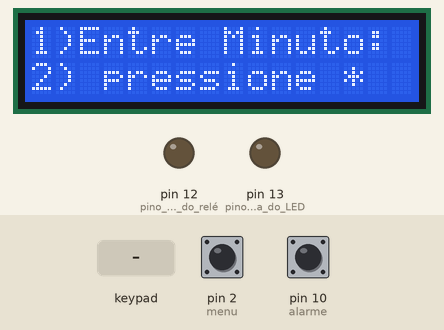
Recording of a sketch running on a simulated Arduino Uno, built with avr-gcc and run on an emulated ATmega328P. Shown: 16×2 character LCD, output pins drawn as LEDs (lit = HIGH). Inputs (shaded band) come from the test bench; at power-on: pin 2 (menu) HIGH, pin 10 (alarme) HIGH. The local clock reads 2024-03-15 10:24:30 at power-on unless the sketch sets it.

Above: at 9.4 s.
9.5 s: keypad keys 3 4 5 6 * pressed 0.4 s apart
At 13.3 s:
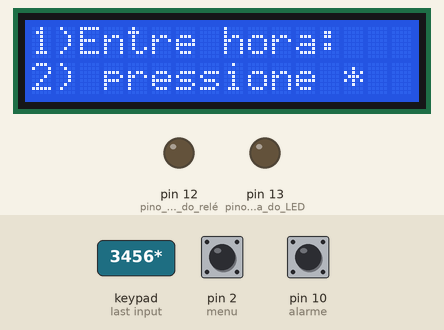
13.6 s: keypad keys 7 8 9 * pressed 0.4 s apart
At 16.2 s:
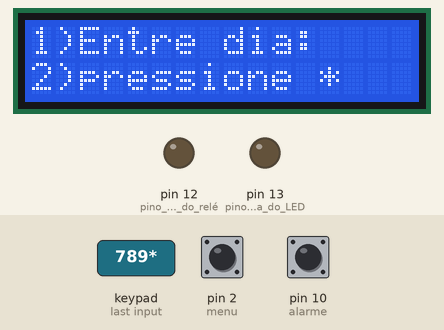
17.3 s: keypad keys 1 3 9 7 * pressed 0.4 s apart
At 20.5 s:
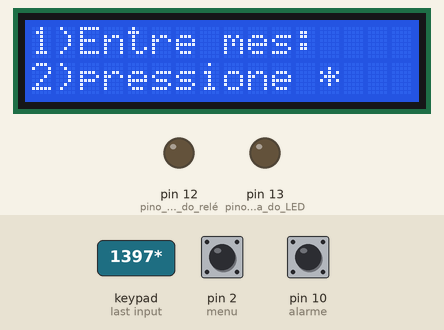
21.4 s: keypad keys 3 4 5 6 * pressed 0.4 s apart
At 24.9 s:
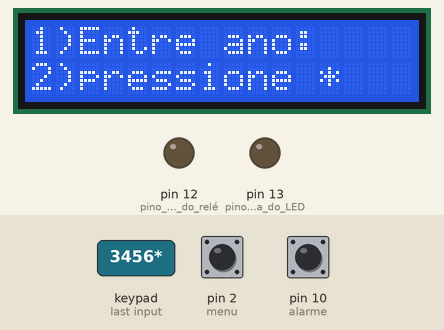
25.5 s: keypad keys 7 8 9 * pressed 0.4 s apart
At 29.0 s:
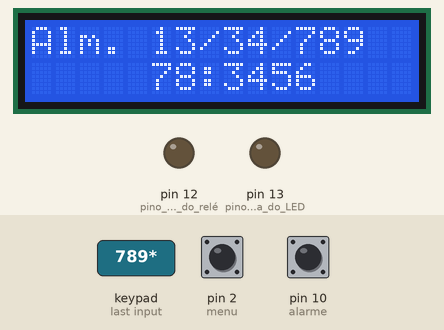
Timing chart, 0 to 30.5 s (numbered marks = the images above; inputs shaded):
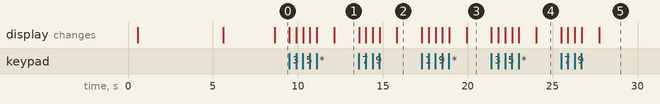

The sketch:

relogio_temporizador.ino
```cpp
#include <LiquidCrystal_I2C.h>
#include <Wire.h>
#include "RTClib.h"
#include <Keypad.h>

const byte ROWS = 4; //define as 3 linhas do teclado
const byte COLS = 3; //define as 4 colunas do teclado
char keys[ROWS][COLS] = {
    {'1','2','3'},
    {'4','5','6'},
    {'7','8','9'},
    {'*','0','#'}
};

byte rowPins[ROWS] = {3,4,5,6}; //conecta os pinos das linhas do teclado
byte colPins[COLS] = {7,8,9};//conecta os pinos da coluna do teclado

Keypad keypad = Keypad( makeKeymap(keys), rowPins, colPins, ROWS, COLS );

boolean inicio = false;
boolean final = false; //variáveis de controle

String num1, num2, num3, num4, num5;

RTC_DS3231 rtc;
LiquidCrystal_I2C lcd(0x27, 2, 1, 0, 4, 5, 6, 7, 3, POSITIVE); //define o endereço 0x27 para o teclado I2c

int asegundo,aminuto, ahora, adia, ames,aano; //variáveis para o alarme
int buzzer = 11; //define o pino para o buzzer
char daysOfTheWeek[7][13] = {"Domingo", "Segunda-feira", "Terça-feira", "Quarta-feira", "Quinta-feira", "Sexta-feira", "Sabado"}; //dias da semana
const int menu = 2;//definição do pino 2 que irá receber valor alto ou baixo do botão que mostra o dia da semana
int estadomenu = 0;//definição da variável que armazena o estado do pino 2
const int alarme = 10;//definição do pino 10 que irá receber valor alto ou baixo do botão que mostra o alarme
int estadoalarme = 0;//definição da variável que armazena o estado do pino 10

void setup () {
lcd.begin(16,2);//inicia o lcd

aminuto=00;  //zera as variáveis do alarme
ahora=00;
adia=00;
ames=00;
aano=00;
  pinMode(12, OUTPUT); //pino de saída do relé
  pinMode(13, OUTPUT); //pino de saída do LED
  pinMode(2,INPUT_PULLUP);//define o pino 2 como entrada, sem necessidade física de um resistor de pull-up
 pinMode(10,INPUT_PULLUP);//define o pino 10 como entrada, sem necessidade física de um resistor de pull-up

delay(500); // espera o RTC iniciar

  if (! rtc.begin()) {
    Serial.println("RTC não encontrado"); //mensagem que aparecerá, caso o RTC não estiver presente
    while (1);
  }

  if (rtc.lostPower()) {
    Serial.println("Ajuste o tempo");
   //para setar o RTC se esse perder dados da memória
    rtc.adjust(DateTime(F(__DATE__), F(__TIME__)));
    // essa linha seta o RTC com data e hora

  }
//Configura o minuto para alarme
lcd.clear();
lcd.setCursor(0,0);
lcd.print("*");
lcd.setCursor(4,0);
lcd.print("Relogio");
lcd.setCursor(3,1);
lcd.print("EduArduino");
lcd.setCursor(15,0);
lcd.print("*");
delay(5000);
lcd.clear();
lcd.setCursor(0,0);
lcd.print("Ajuste o alarme");
delay(3000);
lcd.clear();
lcd.setCursor(0,0);
lcd.print("1)Entre Minuto:");
lcd.setCursor(0,1);
lcd.print("2) pressione *");
while(aminuto==0)   {
    char key = keypad.getKey();
     if (key != NO_KEY && (key=='1' || key=='2' || key=='3' || key=='4' || key=='5' || key=='6' || key=='7' || key=='8' || key=='9' || key=='0'))
  {
    if(inicio == false)
      {num1 = num1 + key;
      int numLength = num1.length();
      lcd.setCursor(16-numLength,0);
      lcd.print(num1);
      final = true;


  }

}
if (final == true && key !=NO_KEY && key == '*')
{
   aminuto=num1.toInt();
}

}
lcd.clear();
lcd.print(aminuto);
delay(1000);

//-------------------------------------------------------

//Configura a hora para alarme
lcd.clear();
lcd.setCursor(0,0);
lcd.print("1)Entre hora:");
lcd.setCursor(0,1);
lcd.print("2) pressione *");

while(ahora==0)   {
    char key = keypad.getKey();
     if (key != NO_KEY && (key=='1' || key=='2' || key=='3' || key=='4' || key=='5' || key=='6' || key=='7' || key=='8' || key=='9' || key=='0'))
  {
    if(inicio == false)
      {num2 = num2 + key;
      int numLength = num2.length();
      lcd.setCursor(16-numLength,0);
      lcd.print(num2);
      final = true;


  }

}
if (final == true && key !=NO_KEY && key == '*')
{
   ahora=num2.toInt();
}

}
lcd.clear();
lcd.print(ahora);
delay(1000);
//-------------------------------------
//Configura o dia para alarme
lcd.clear();
lcd.setCursor(0,0);
lcd.print("1)Entre dia:");
lcd.setCursor(0,1);
lcd.print("2)pressione *");

while(adia==0)   {
    char key = keypad.getKey();
     if (key != NO_KEY && (key=='1' || key=='2' || key=='3' || key=='4' || key=='5' || key=='6' || key=='7' || key=='8' || key=='9' || key=='0'))
  {
    if(inicio == false)
      {num3 = num3 + key;
      int numLength = num3.length();
      lcd.setCursor(16-numLength,0);
      lcd.print(num3);
      final = true;


  }

}
if (final == true && key !=NO_KEY && key == '*')
{
   adia=num3.toInt();
}

}
lcd.clear();
lcd.print(adia);
delay(1000);
//--------------------------------------------------------------

//Configura o mes para alarme
lcd.clear();
lcd.setCursor(0,0);
lcd.print("1)Entre mes:");
lcd.setCursor(0,1);
lcd.print("2)pressione *");

while(ames==0)   {
    char key = keypad.getKey();
     if (key != NO_KEY && (key=='1' || key=='2' || key=='3' || key=='4' || key=='5' || key=='6' || key=='7' || key=='8' || key=='9' || key=='0'))
  {
    if(inicio == false)
      {num4 = num4 + key;
      int numLength = num4.length();
      lcd.setCursor(16-numLength,0);
      lcd.print(num4);
      final = true;


  }

}
if (final == true && key !=NO_KEY && key == '*')
{
   ames=num4.toInt();
}

}
lcd.clear();
lcd.print('0');
lcd.print(ames);
delay(1000);


//--------------------------------------------------------------

//Configura o ano para alarme
lcd.clear();
lcd.setCursor(0,0);
lcd.print("1)Entre ano:");
lcd.setCursor(0,1);
lcd.print("2)pressione *");

while(aano==0)   {
    char key = keypad.getKey();
     if (key != NO_KEY && (key=='1' || key=='2' || key=='3' || key=='4' || key=='5' || key=='6' || key=='7' || key=='8' || key=='9' || key=='0'))
  {
    if(inicio == false)
      {num5 = num5 + key;
      int numLength = num5.length();
      lcd.setCursor(16-numLength,0);
      lcd.print(num5);
      final = true;


  }

}
if (final == true && key !=NO_KEY && key == '*')
{
   aano=num5.toInt();
}

}
lcd.clear();
lcd.print(aano);
delay(1000);

//--------------------------------------------------------------
//mostra no LCD o alarme que foi setado
lcd.clear();
lcd.setCursor(0,0);
lcd.print("Alm. ");
lcd.setCursor(5,0);
lcd.print(adia);
lcd.setCursor(7,0);
lcd.print("/");
lcd.setCursor(8,0);
lcd.print(ames);
lcd.setCursor(10,0);
lcd.print("/");
lcd.print(aano);


lcd.setCursor(5,1);
lcd.print(ahora);
lcd.setCursor(7,1);
lcd.print(":");
lcd.setCursor(8,1);
lcd.print(aminuto);
//colocar um zero a frente quando for menor que 10 horas
if(ahora < 10){
  lcd.setCursor(5,1);
  lcd.print('0');
  lcd.print(ahora);}

//colocar um zero a frente quando for menor que 10 minutos
if(aminuto < 10){
  lcd.setCursor(8,1);
  lcd.print('0');
  lcd.print(aminuto);}

  //colocar um zero a frente quando o mes for menor que 10
  if(ames < 10){
  lcd.setCursor(8,0);
  lcd.print('0');
  lcd.print(ames);}

//colocar um zero a frente quando o dia for menor que 10
  if(adia < 10){
  lcd.setCursor(5,0);
  lcd.print('0');
  lcd.print(adia);}

delay(3000);


}
//-------------------------------------------------------

void loop () {
    DateTime now = rtc.now();//mostra a hora e data atual do RTC

lcd.setCursor(0,0);
lcd.print("Data ");
lcd.setCursor(5,0);
lcd.print(now.day(), DEC);
lcd.setCursor(7,0);
lcd.print('/');
lcd.setCursor(8,0);
lcd.print(now.month(), DEC);
lcd.setCursor(10,0);
lcd.print('/');
lcd.print(now.year(), DEC);

 //-------------------------------------
 //colocar um zero a frente quando o mês for menor que 10
  int mes = now.month();
if(mes < 10){
  lcd.setCursor(8,0);
  lcd.print('0');
  lcd.print(now.month(), DEC);}
//-------------------------------------

   lcd.setCursor(0,1);
   lcd.print("Hora ");
   lcd.setCursor(5,1);
   lcd.print(now.hour(), DEC);
   lcd.setCursor(7,1);
   lcd.print(':');
   lcd.setCursor(8,1);
   lcd.print(now.minute(), DEC);
   lcd.setCursor(10,1);
   lcd.print(':');
   lcd.setCursor(11,1);
   lcd.print(now.second(), DEC);

//colocar um zero a frente quando for menor que 10 segundos
int sec = now.second();
if(sec < 10){
  lcd.setCursor(11,1);
  lcd.print('0');
  lcd.print(now.second(), DEC);
}
//----------------------------------
//colocar um zero a frente quando for menor que 10 horas
int hora = now.hour();
if(hora < 10){
  lcd.setCursor(5,1);
  lcd.print('0');
  lcd.print(now.hour(), DEC);
}
//----------------------------------
//colocar um zero a frente quando for menor que 10 minutos
int minuto = now.minute();
if(minuto < 10){
  lcd.setCursor(8,1);
  lcd.print('0');
  lcd.print(now.minute(), DEC);
}
//----------------------------------
int dia=now.day();
if(dia < 10){
  lcd.setCursor(5,0);
  lcd.print('0');
  lcd.print(now.day(), DEC);}
int ano=now.year();

estadomenu = digitalRead(menu);//Ler o estado do pino 2
 if(estadomenu == LOW)//Condição: se o valor do pino 2 for baixo, então faça:
      {
        lcd.clear();//mostra o dia da semana
        lcd.setCursor(0,0);
        lcd.print("Dia da semana:");
        lcd.setCursor(0,1);
        lcd.print(daysOfTheWeek[now.dayOfTheWeek()]);
        delay(3000);
        lcd.clear();
        }
estadoalarme = digitalRead(alarme);//Ler o estado do pino 10
 if(estadoalarme == LOW)//Condição: se o valor do pino 10 for baixo, então faça:
      {
//mostra no LCD o alarme que foi setado
lcd.clear();
lcd.setCursor(0,0);
lcd.print("Alm. ");
lcd.setCursor(5,0);
lcd.print(adia);
lcd.setCursor(7,0);
lcd.print("/");
lcd.setCursor(8,0);
lcd.print(ames);
lcd.setCursor(10,0);
lcd.print("/");
lcd.print(aano);


lcd.setCursor(5,1);
lcd.print(ahora);
lcd.setCursor(7,1);
lcd.print(":");
lcd.setCursor(8,1);
lcd.print(aminuto);
//colocar um zero a frente quando for menor que 10 horas
if(ahora < 10){
  lcd.setCursor(5,1);
  lcd.print('0');
  lcd.print(ahora);}

//colocar um zero a frente quando for menor que 10 minutos
if(aminuto < 10){
  lcd.setCursor(8,1);
  lcd.print('0');
  lcd.print(aminuto);}

  //colocar um zero a frente quando o mes for menor que 10
  if(ames < 10){
  lcd.setCursor(8,0);
  lcd.print('0');
  lcd.print(ames);}

//colocar um zero a frente quando o dia for menor que 10
  if(adia < 10){
  lcd.setCursor(5,0);
  lcd.print('0');
  lcd.print(adia);}

delay(3000);


        }
     //compara o alarme com a hora atual, caso seja positivo, ativa o buzzer e desativa o relé
if(minuto == aminuto && hora == ahora && dia == adia && mes == ames && ano == aano)
{  tone(buzzer,4000);
   delay(1000);
   digitalWrite(12,HIGH);
   digitalWrite(13,HIGH);
   noTone(buzzer);
   delay(1000);

   }

}
```

Measured:
- after the input at 9.5 s, the display: first changes at once (image 1 shows a later state)
- after the input at 13.6 s, the display: first changes at once (image 2 shows a later state)
- after the input at 17.3 s, the display: first changes at once (image 3 shows a later state)
- after the input at 21.4 s, the display: first changes at once (image 4 shows a later state)
- after the input at 25.5 s, the display: first changes at once (image 5 shows a later state)
